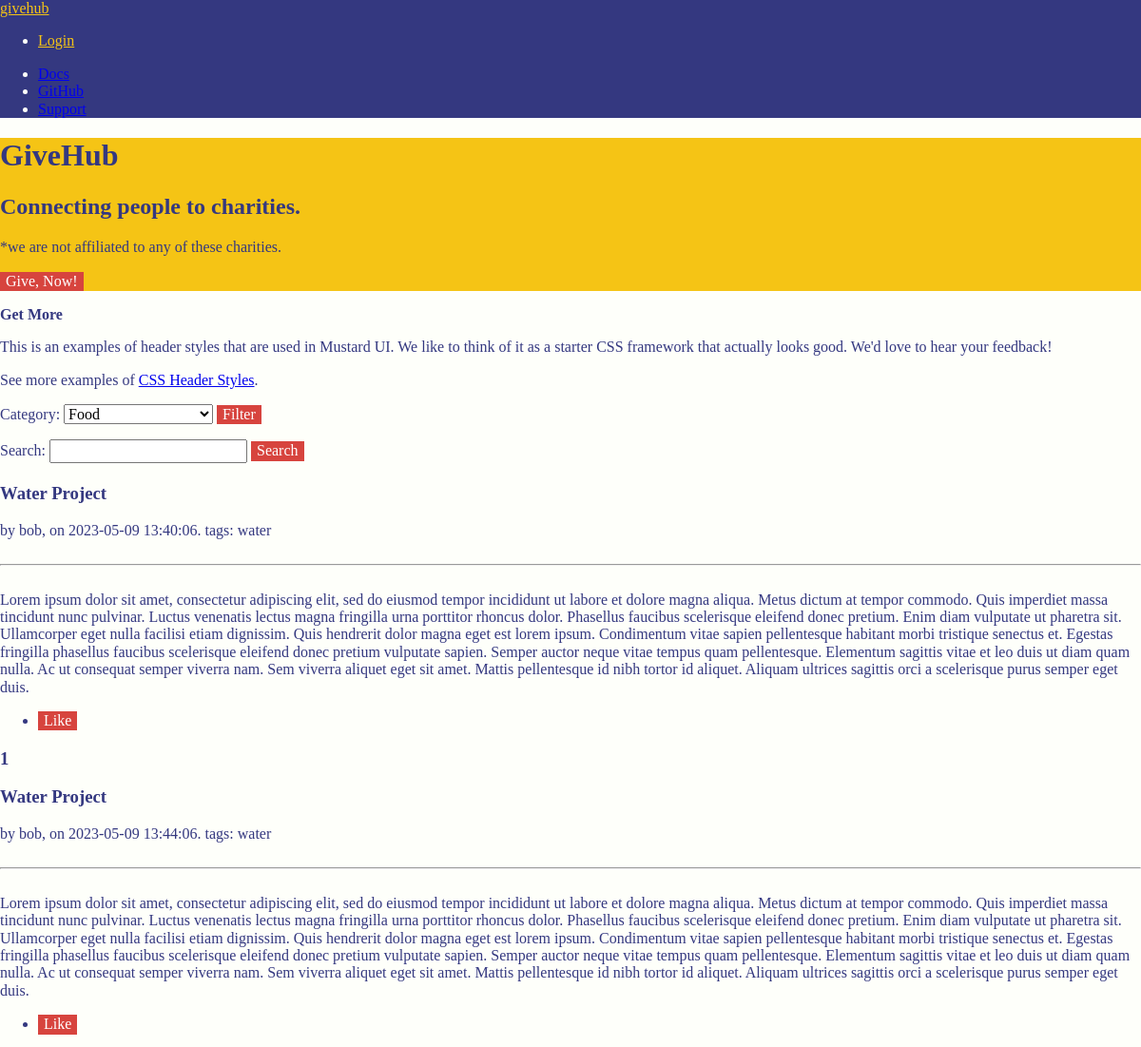
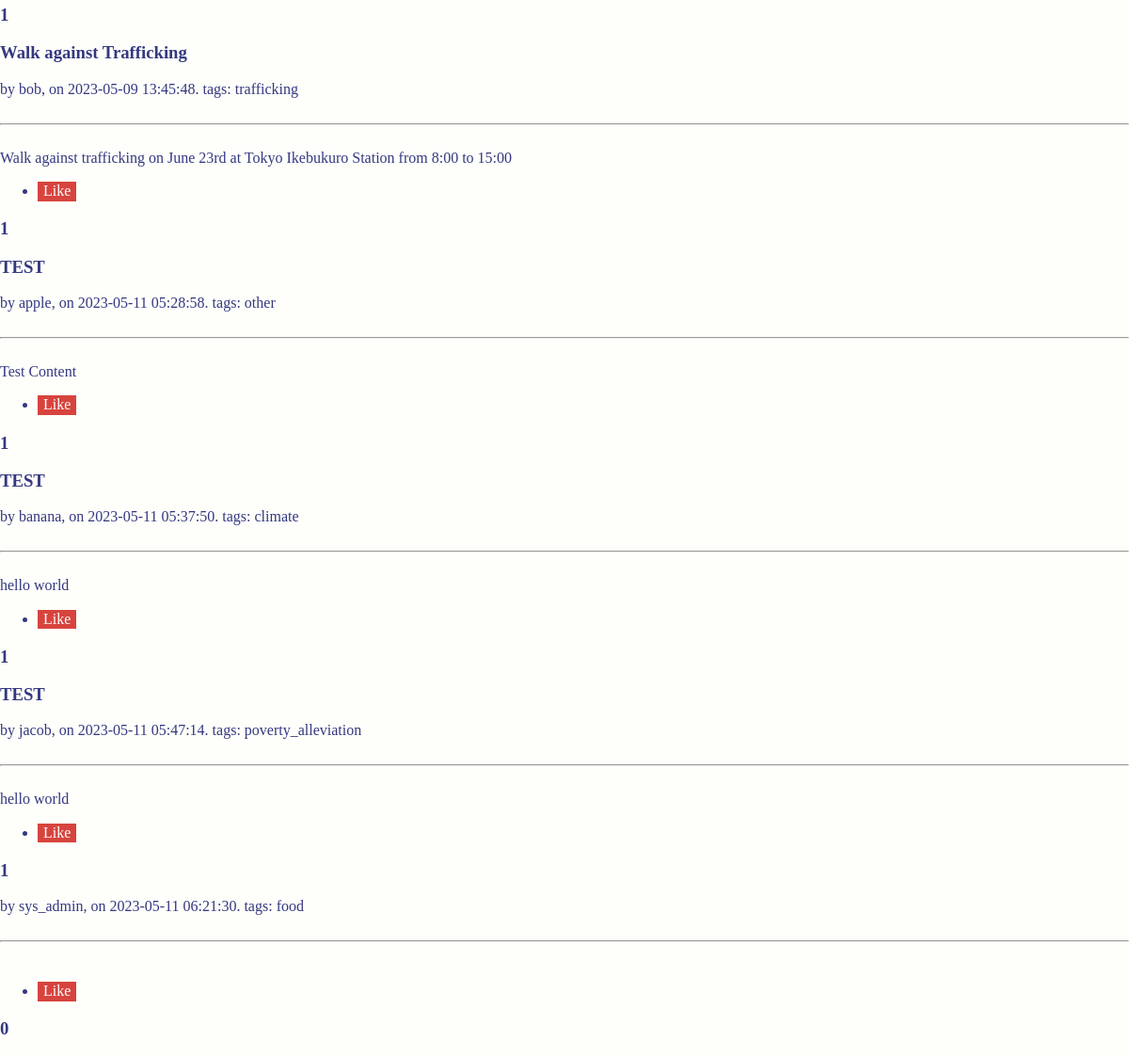
The page / on the database its author committed (2 pictures, top to bottom).
### app.py (models this page shows, shortened)
class Posts(db.Model):
	id = db.Column(db.Integer, primary_key = True)
	user_id = db.Column(db.Integer, db.ForeignKey('charity.id'))
	title = db.Column(db.String(1000), nullable=False) # Added this line
	content = db.Column(db.String(1000), nullable=False)
	category = db.Column(db.String(1000), nullable=False)
	timestamp = db.Column(DateTime(timezone=True), default=func.now())
	likes = db.relationship('PostLike', backref='post', lazy='dynamic')
	def get_like_count(self):
		return self.likes.count()

class Charity(db.Model):
	id = db.Column(db.Integer, primary_key=True)
	email = db.Column(db.String, unique=True, nullable=False)
	username = db.Column(db.String, unique=True, nullable=False)
	password = db.Column(db.String, unique=False, nullable=False)
	posts = db.relationship('Posts', backref='author', lazy='dynamic')

### app.py (the view)
@app.route("/", methods=['GET','POST'])
def index():
	data = []
	if request.method == 'POST':
		category = request.form['category']
		if not (category == "all"):
			posts = Posts.query.filter_by(category=category).all()
			for p in posts:
				data.append((p.id, p.author.username, p.title, p.content, p.category, p.timestamp, p.get_like_count()))
			return render_template("landing.html", data=data, category=category)
		else:
			posts = Posts.query.all()
			for p in posts:
				data.append((p.id, p.author.username, p.title, p.content, p.category, p.timestamp, p.get_like_count()))
			return render_template("landing.html", data=data)
	else:
		posts = Posts.query.all()
		for p in posts:
			data.append((p.id, p.author.username, p.title, p.content, p.category, p.timestamp, p.get_like_count()))
		return render_template("landing.html", data=data)

### templates/landing.html (shortened to what this page needs)
{% extends "base.html" %}
{% block content %}
<header>
    <h1 class="title">GiveHub</h1>
    <h2 class="subtitle">Connecting people to charities.</h2>
    <p class="disclaimer">*we are not affiliated to any of these charities.</p>
    <button class="get-started button button-primary button-large">Give, Now!</button>
</header>
<section>
    <p class="h3"><strong>Get More</strong></p>
    <p>This is an examples of header styles that are used in Mustard UI.  We like to think of it as a starter CSS framework that actually looks good.  We'd love to hear your feedback!</p>
    <p>See more examples of <a href="https://mustard-ui.com/docs/header">CSS Header Styles</a>.</p>
</section>
<section class="section-secondary">
    <section>
        <div class="row">
            <div class="col">
                <form id="filter-form" method="POST">
                    <label for="category">Category:</label>
                    <select id="category" name="category">
                        <option value="food">Food</option>
                    </select>
                    <button type="submit">Filter</button>
                </form>
            </div>
            <div class="col">
                <form action="{{ url_for('search') }}" method="GET">
                    <label for="query">Search:</label>
                    <input type="text" name="query">
                    <button type="submit">Search</button>
                </form>
            </div>
        </div>
    </section>
    {% if data %}
        {% for post in data %}
            <div class="col col-md-6">
                <div class="card">
                    <h3 class="card-title">{{ post[2] }}</h3>
                    by {{ post[1] }}, on {{ post[5] }}. tags: {{ post[4] }}
                    <br><br><hr><br>
                    {{ post[3] }}
                    <ul class="card-actions">
                        <li>
                            <form action="{{ url_for('like_post') }}" method="post">
                                <button type="submit">
                                    Like
                                </button>
                            </form>
                        </li>
                    </ul>
                    <h3 class="card-title">{{ post[6] }}</h3>
                </div>
            </div>
        {% endfor %}
    {% endif %}
</section>
{% endblock %}

### static/style.css (style rules this page uses)
:root { --primary_background: #fefffa !important; --primary_text_color: #343880 !important; --secondary_background: #343880 !important; --secondary_text_color: #fefffa !important; --accent_color: #f5c415 !important; --button_background: #d7443e !important; --button_color: #fff !important; --button_hover: #343880 !important; }
body { color: var(--primary_text_color) !important; background-color: var(--primary_background); }
button { background-color: var(--button_background) !important; color: var(--button_color) !important; border: none !important; }
header { background-color: var(--accent_color) !important; }

### rows shown on the page
Posts: title "Water Project", timestamp "2023-05-09 13:40:06", category "water", content "Lorem ipsum dolor sit amet, consectetur adipiscing elit, sed do eiusmod tempor incididunt ut labore et dolore magna aliqua. Metus dictum at tempor commodo. Quis imperdiet massa tincidunt nunc pulvinar. Luctus venenatis lectus magna fringilla urna porttitor rhoncus dolor. Phasellus faucibus scelerisque eleifend donec pretium. Enim diam vulputate ut pharetra sit. Ullamcorper eget nulla facilisi etiam dignissim. Quis hendrerit dolor magna eget est lorem ipsum. Condimentum vitae sapien pellentesque habitant morbi tristique senectus et. Egestas fringilla phasellus faucibus scelerisque eleifend donec pretium vulputate sapien. Semper auctor neque vitae tempus quam pellentesque. Elementum sagittis…"
Charity: username "bob" "bob" "bob"
Posts: title "Water Project", timestamp "2023-05-09 13:44:06", category "water", content "Lorem ipsum dolor sit amet, consectetur adipiscing elit, sed do eiusmod tempor incididunt ut labore et dolore magna aliqua. Metus dictum at tempor commodo. Quis imperdiet massa tincidunt nunc pulvinar. Luctus venenatis lectus magna fringilla urna porttitor rhoncus dolor. Phasellus faucibus scelerisque eleifend donec pretium. Enim diam vulputate ut pharetra sit. Ullamcorper eget nulla facilisi etiam dignissim. Quis hendrerit dolor magna eget est lorem ipsum. Condimentum vitae sapien pellentesque habitant morbi tristique senectus et. Egestas fringilla phasellus faucibus scelerisque eleifend donec pretium vulputate sapien. Semper auctor neque vitae tempus quam pellentesque. Elementum sagittis…"
Posts: title "Walk against Trafficking", timestamp "2023-05-09 13:45:48", category "trafficking", content "Walk against trafficking on June 23rd at Tokyo Ikebukuro Station from 8:00 to 15:00"
Posts: title "TEST", timestamp "2023-05-11 05:28:58", category "other", content "Test Content"
Charity: username "apple"
Posts: title "TEST", timestamp "2023-05-11 05:37:50", category "climate", content "hello world"
Charity: username "banana"
Posts: title "TEST", timestamp "2023-05-11 05:47:14", category "poverty_alleviation", content "hello world"
Charity: username "jacob"
Charity: username "sys_admin"
Posts: timestamp "2023-05-11 06:21:30", category "food"

### other values the page prints
{{ post[6] }} "1" "1" "1" "1" "1" "1" "0"
